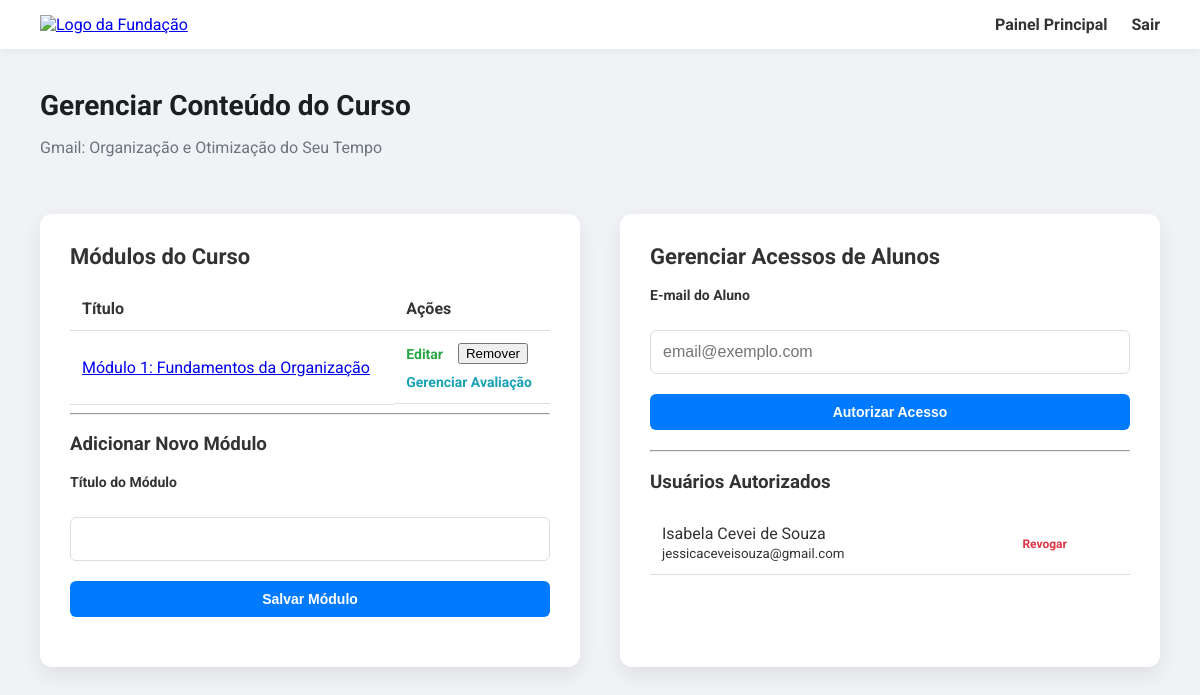
Screenshot of /admin/course/1/manage (signed in) with the database file from the repository.
### app/models.py (models this page shows, shortened)
class Course(db.Model):
    id = db.Column(db.Integer, primary_key=True)
    title = db.Column(db.String(140), nullable=False)
    description = db.Column(db.Text, nullable=False)
    course_load = db.Column(db.Integer, nullable=False, server_default='0')
    modules = db.relationship('Module', backref='course', lazy='dynamic', cascade="all, delete-orphan")
    enrollments = db.relationship('Enrollment', back_populates='course', cascade="all, delete-orphan")
    authorized_users = db.relationship('CourseAuthorization', back_populates='course', cascade="all, delete-orphan")

class Module(db.Model):
    id = db.Column(db.Integer, primary_key=True)
    title = db.Column(db.String(140), nullable=False)
    course_id = db.Column(db.Integer, db.ForeignKey('course.id'), nullable=False)
    order = db.Column(db.Integer, nullable=False, server_default='1')
    lessons = db.relationship('Lesson', backref='module', lazy='dynamic', cascade="all, delete-orphan")
    quiz = db.relationship('Quiz', backref='module', uselist=False, cascade="all, delete-orphan")

class CourseAuthorization(db.Model):
    id = db.Column(db.Integer, primary_key=True)
    user_id = db.Column(db.Integer, db.ForeignKey('user.id'), nullable=False)
    course_id = db.Column(db.Integer, db.ForeignKey('course.id'), nullable=False)
    user = db.relationship('User', back_populates='authorizations')
    course = db.relationship('Course', back_populates='authorized_users')

class User(db.Model, UserMixin):
    id = db.Column(db.Integer, primary_key=True)
    full_name = db.Column(db.String(128), nullable=False)
    email = db.Column(db.String(120), index=True, unique=True, nullable=False)
    cpf = db.Column(db.String(14), unique=True, nullable=False)
    birth_date = db.Column(db.Date, nullable=False)
    phone = db.Column(db.String(15), nullable=True)
    city = db.Column(db.String(100), nullable=True)
    state = db.Column(db.String(2), nullable=True)
    gender = db.Column(db.String(30), nullable=True)
    education_level = db.Column(db.String(50), nullable=True)
    password_hash = db.Column(db.String(128))
    is_admin = db.Column(db.Boolean, default=False, nullable=False)
    courses = db.relationship('Enrollment', back_populates='student', cascade="all, delete-orphan")
    completed_lessons = db.relationship('LessonCompletion', backref='student', lazy='dynamic')
    quiz_attempts = db.relationship('QuizAttempt', backref='student', lazy='dynamic')
    lesson_responses = db.relationship('LessonResponse', backref='student', lazy='dynamic')
    authorizations = db.relationship('CourseAuthorization', back_populates='user', cascade="all, delete-orphan")

### app/routes.py (the view)
@app.route('/admin/course/<int:course_id>/manage', methods=['GET'])
@login_required
def manage_course(course_id):
    if not current_user.is_admin:
        abort(403)
    course = Course.query.get_or_404(course_id)
    module_form = ModuleForm()
    auth_form = AuthorizeUserForm()
    authorized_users = course.authorized_users
    modules = course.modules.order_by(Module.order).all()
    return render_template('admin/manage_course.html', title=f"Gerenciar {course.title}",
                           course=course, module_form=module_form, auth_form=auth_form,
                           authorized_users=authorized_users, modules=modules)

### app/forms.py
class ModuleForm(FlaskForm):
    title = StringField('Título do Módulo', validators=[DataRequired(), Length(min=5, max=140)])
    submit = SubmitField('Salvar Módulo')

class AuthorizeUserForm(FlaskForm):
    email = StringField('E-mail do Aluno', validators=[DataRequired(), Email()])
    submit = SubmitField('Autorizar Acesso')

### app/models.py (called while the page is built)
@login.user_loader
def load_user(id):
    return User.query.get(int(id))

### app/templates/admin/manage_course.html (shortened to what this page needs)
<!DOCTYPE html>
<html lang="pt-br">
<head>
</head>
<body>
    <nav class="navbar">
        <a href="{{ url_for('index') }}"><img src="https://assets.zyrosite.com/cdn-cgi/image/format=auto,fit=crop/Yan9EZMjrOfO13GJ/funjab_rgb_2485x653-mnl9g2LppwI4kqao.jpg" alt="Logo da Fundação" class="logo"></a>
        <div class="nav-links">
            <a href="{{ url_for('admin_dashboard') }}">Painel Principal</a>
            <a href="{{ url_for('logout') }}">Sair</a>
        </div>
    </nav>
    <main class="container">
        <div class="page-header">
            <h1>Gerenciar Conteúdo do Curso</h1>
            <p class="sub-title">{{ course.title }}</p>
        </div>
        <div class="content-grid">
            <div class="card">
                <h2>Módulos do Curso</h2>
                <table>
                    <thead>
                        <tr>
                            <th>Título</th>
                            <th>Ações</th>
                        </tr>
                    </thead>
                    <tbody>
                        {% for module in modules %}
                        <tr>
                            <td>
                                <a href="{{ url_for('manage_lessons', module_id=module.id) }}">{{ module.title }}</a>
                            </td>
                            <td class="actions">
                                <div class="actions-row">
                                    <a href="{{ url_for('edit_module', module_id=module.id) }}" class="edit-link">Editar</a>
                                    <form action="{{ url_for('delete_module', module_id=module.id) }}" method="post" onsubmit="return confirm('Tem certeza que deseja remover este módulo?');">
                                        <button type="submit">Remover</button>
                                    </form>
                                </div>
                                <div>
                                    <a href="{{ url_for('manage_quiz', module_id=module.id) }}" class="quiz-link">Gerenciar Avaliação</a>
                                </div>
                            </td>
                        </tr>
                        {% else %}
                        <tr><td colspan="2">Nenhum módulo cadastrado.</td></tr>
                        {% endfor %}
                    </tbody>
                </table>
                <hr>
                <h3>Adicionar Novo Módulo</h3>
                <form action="{{ url_for('add_module', course_id=course.id) }}" method="post" novalidate>
                    <div class="form-group">
                        {{ module_form.title.label }}<br>
                        {{ module_form.title() }}
                    </div>
                    <div class="form-group">
                        {{ module_form.submit(class="btn") }}
                    </div>
                </form>
            </div>
            <div class="card">
                <h2>Gerenciar Acessos de Alunos</h2>
                <form action="{{ url_for('authorize_user', course_id=course.id) }}" method="post" novalidate>
                    <div class="form-group">
                        {{ auth_form.email.label }}<br>
                        {{ auth_form.email(placeholder='email@exemplo.com') }}
                    </div>
                    <div class="form-group">
                        {{ auth_form.submit(class="btn") }}
                    </div>
                </form>
                <hr>
                <h3>Usuários Autorizados</h3>
                <table>
                    <tbody>
                        {% for auth in authorized_users %}
                        <tr>
                            <td>{{ auth.user.full_name }}<br><small>{{ auth.user.email }}</small></td>
                            <td>
                                <form action="{{ url_for('revoke_authorization', auth_id=auth.id) }}" method="post" onsubmit="return confirm('Tem certeza?');">
                                    <button type="submit" class="delete-button">Revogar</button>
                                </form>
                            </td>
                        </tr>
                        {% else %}
                        <tr>
                            <td>Nenhum usuário autorizado.</td>
                        </tr>
                        {% endfor %}
                    </tbody>
                </table>
            </div>
        </div>
    </main>
</body>
</html>

### app/templates/admin/manage_course.html (style rules this page uses)
body { font-family: 'Roboto', sans-serif; margin: 0; padding: 0; background-color: #f0f2f5; color: #333; }
.navbar { display: flex; justify-content: space-between; align-items: center; padding: 15px 40px; background-color: white; box-shadow: 0 2px 10px rgba(0, 0, 0, 0.05); }
.navbar .logo { max-width: 180px; }
.nav-links a { margin-left: 20px; text-decoration: none; color: #333; font-weight: bold; }
.container { max-width: 1200px; margin: 0 auto; padding: 40px; }
.page-header { border-bottom: 1px solid #eee; padding-bottom: 20px; margin-bottom: 20px; }
.page-header h1 { font-size: 28px; color: #1c1e21; margin: 0; }
.page-header .sub-title { color: #6c757d; }
.content-grid { display: grid; grid-template-columns: 1fr 1fr; gap: 40px; }
.card { background: white; border-radius: 12px; box-shadow: 0 8px 20px rgba(0, 0, 0, 0.08); padding: 30px; }
.card h2 { font-size: 22px; margin-top: 0; }
table { width: 100%; border-collapse: collapse; }
th, td { text-align: left; padding: 12px; border-bottom: 1px solid #ddd; }
.btn { display: inline-block; padding: 10px 20px; border-radius: 6px; text-decoration: none; font-weight: bold; font-size: 14px; background-color: #007bff; color: white; border: none; cursor: pointer; width: 100%; }
label { display: block; margin-bottom: 8px; font-weight: bold; font-size: 14px; }
input[type="text"], input[type="email"] { width: 100%; padding: 12px; border: 1px solid #ddd; border-radius: 6px; box-sizing: border-box; font-size: 16px; }
.form-group { margin-bottom: 20px; }
.actions { display: flex; flex-direction: column; align-items: flex-start; gap: 8px; }
.actions-row { display: flex; align-items: center; gap: 15px; }
.actions a { text-decoration: none; font-weight: bold; }
.actions .edit-link { color: #28a745; font-size: 14px; }
.actions .quiz-link { color: #17a2b8; font-size: 14px; }
.delete-button { background: none; border: none; padding: 0; font-family: 'Roboto', sans-serif; color: #dc3545; font-weight: bold; cursor: pointer; font-size: 12px; }

### rows the page displays
Course: title "Gmail: Organização e Otimização do Seu Tempo"
Module: title "Módulo 1: Fundamentos da Organização"
CourseAuthorization: user.full_name "Isabela Cevei de Souza", user.email "jessicaceveisouza@gmail.com"

### other values shown
{{ module_form.title.label }} "Título do Módulo"
{{ auth_form.email.label }} "E-mail do Aluno"
